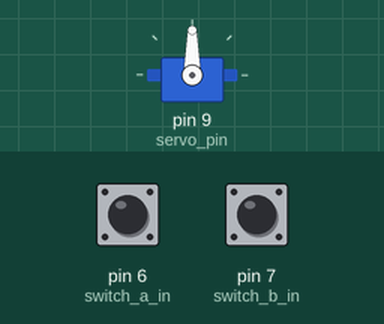
A sketch run on a simulated Arduino Uno, built with avr-gcc and run on an emulated ATmega328P. On the bench: servo. The inputs (shaded band) are chosen by the test bench; at power-on: pin 6 (switch_a_in) LOW, pin 7 (switch_b_in) LOW. What the sketch prints to the serial monitor is not drawn.

Above: at 1.2 s.
1.3 s: pin 6 (switch_a_in) pulled HIGH for 1 s
3.8 s: pin 7 (switch_b_in) pulled HIGH for 0.15 s
At 4.3 s:
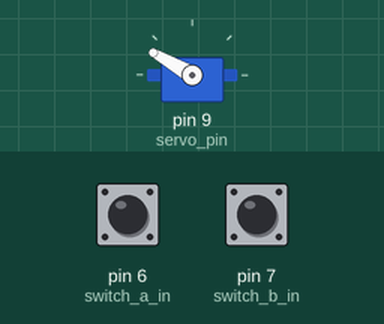
5.4 s: pin 7 (switch_b_in) pulled HIGH for 1 s
At 7.5 s:
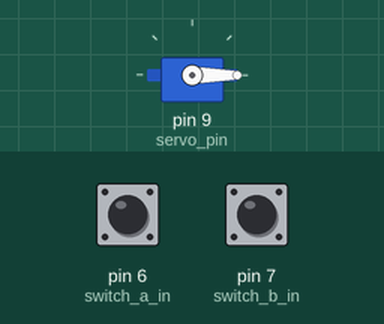
7.9 s: pin 6 (switch_a_in) pulled HIGH for 0.15 s
At 8.6 s:
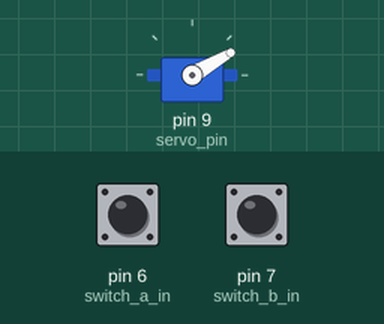
9.5 s: pin 6 (switch_a_in) pulled HIGH for 0.15 s
At 10.8 s:
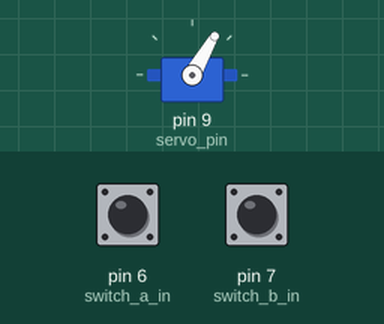
11.1 s: pin 7 (switch_b_in) pulled HIGH for 3.2 s
At 11.9 s:
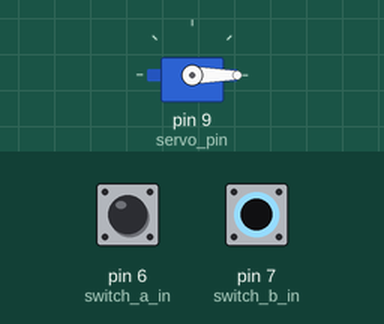
Timing chart, 0 to 14.1 s (numbered marks = the images above; inputs shaded):
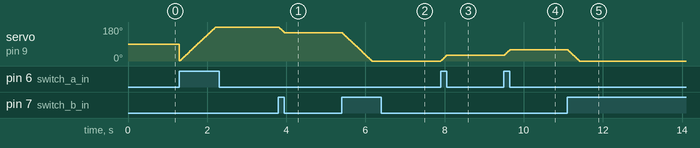

The sketch:

switch_test.ino
```cpp
// Test for controlling a servo using a connected three-state switch.
// Connect the center pin of the switch to 5V. Connect one pin of the switch
// to digital pin 6, and the other to digital pin 7. Also connect
// the pins to ground through a resistor.
//  Stephen Hoover, AnotherSolipsist on github, 12 April 2014

#include <Servo.h>

Servo myservo;  // create servo object to control a servo
                // a maximum of eight servo objects can be created

int pos = 0;    // variable to store the servo position
const int servo_max = 180; // The servo can't turn to angles larger than this.
const int servo_min = 0; // The servo won't respond to angles lower than this.
const int switch_a_in = 6;
const int switch_b_in = 7;
const int servo_pin = 9;
int switch_state_a = 0;
int switch_state_b = 0;

void setup()
{
  Serial.begin(9600);           // set up Serial library at 9600 bps. Used for output to screen.
  myservo.attach(servo_pin);  // attaches the servo on pin 9 to the servo object

  pinMode(switch_a_in, INPUT); // Use
  pinMode(switch_b_in, INPUT);

  Serial.println("Switch controlled servo test, begin!");
}


void loop()
{

  // Check the state of each input pin.
  // Assume that only one of them will be high at a time.
  switch_state_a = digitalRead(switch_a_in);
  switch_state_b = digitalRead(switch_b_in);

  if (switch_state_a==HIGH) {
   //Serial.println("Switch a high.");
    myservo.write(++pos);
    delay(5);
    if (pos > servo_max) {
      pos = servo_max;
    }
  }
  else if (switch_state_b==HIGH) {
   //Serial.println("Switch b high.");
   myservo.write(--pos);
   delay(5);
   if (pos < servo_min) {
    pos = servo_min;
   }
  }
  else {
   //Serial.println("No switch");
  }

}
```

Measured:
- after the input at 3.8 s, servo on pin 9 (servo_pin): 180° → 150° at once
- after the input at 5.4 s, servo on pin 9 (servo_pin): moves from 150° to 0° over 0.76 s, starting at once
- after the input at 7.9 s, servo on pin 9 (servo_pin): 0° → 30° at once
- after the input at 9.5 s, servo on pin 9 (servo_pin): 30° → 60° at once
- after the input at 11.1 s, servo on pin 9 (servo_pin): moves from 60° to 0° over 0.30 s, starting at once
